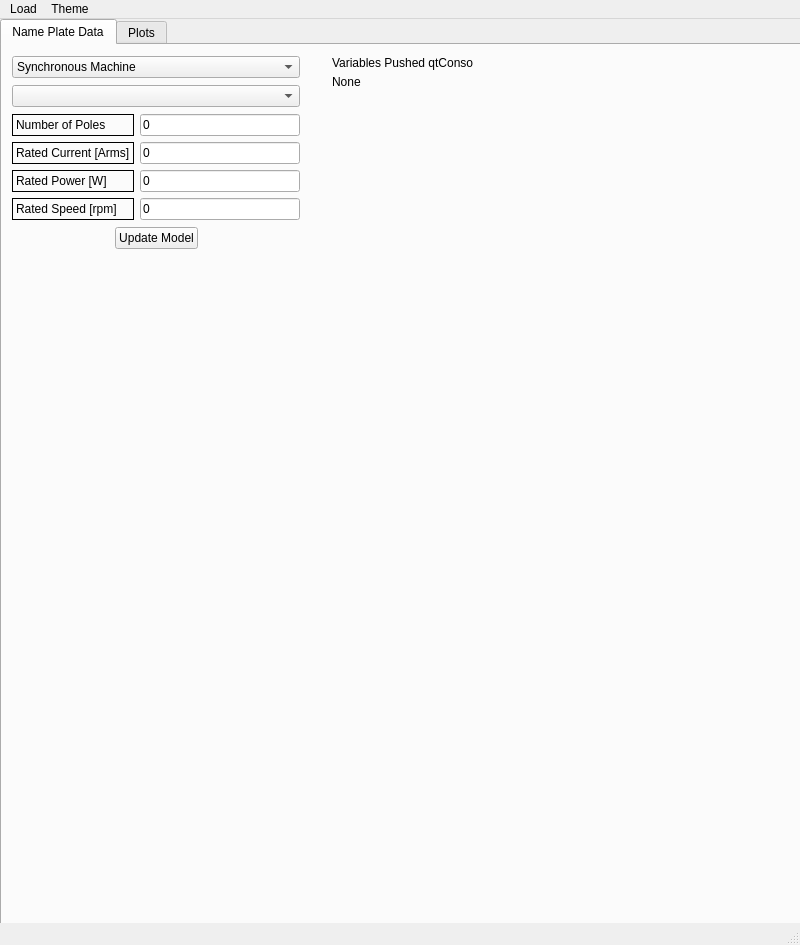
<?xml version="1.0" encoding="UTF-8"?>
<ui version="4.0">
 <class>MainWindow</class>
 <widget class="QMainWindow" name="MainWindow">
  <property name="geometry">
   <rect>
    <x>0</x>
    <y>0</y>
    <width>800</width>
    <height>945</height>
   </rect>
  </property>
  <property name="windowTitle">
   <string>MainWindow</string>
  </property>
  <property name="styleSheet">
   <string notr="true"/>
  </property>
  <widget class="QWidget" name="centralwidget">
   <widget class="QTabWidget" name="tabWidget">
    <property name="geometry">
     <rect>
      <x>0</x>
      <y>0</y>
      <width>801</width>
      <height>921</height>
     </rect>
    </property>
    <property name="currentIndex">
     <number>0</number>
    </property>
    <widget class="QWidget" name="tab">
     <attribute name="title">
      <string>Name Plate Data</string>
     </attribute>
     <widget class="QWidget" name="verticalLayoutWidget">
      <property name="geometry">
       <rect>
        <x>10</x>
        <y>10</y>
        <width>288</width>
        <height>199</height>
       </rect>
      </property>
      <layout class="QVBoxLayout" name="verticalLayout">
       <item>
        <widget class="QComboBox" name="comboBox_MachineType">
         <item>
          <property name="text">
           <string>Synchronous Machine</string>
          </property>
         </item>
         <item>
          <property name="text">
           <string>Induction Machine</string>
          </property>
         </item>
        </widget>
       </item>
       <item>
        <widget class="QComboBox" name="comboBox_MachineName"/>
       </item>
       <item>
        <layout class="QHBoxLayout" name="horizontalLayout">
         <item>
          <layout class="QVBoxLayout" name="verticalLayout_2">
           <item>
            <widget class="QLabel" name="label_npd">
             <property name="frameShape">
              <enum>QFrame::Panel</enum>
             </property>
             <property name="frameShadow">
              <enum>QFrame::Plain</enum>
             </property>
             <property name="text">
              <string>Number of Poles</string>
             </property>
            </widget>
           </item>
           <item>
            <widget class="QLabel" name="label_npd_2">
             <property name="frameShape">
              <enum>QFrame::Panel</enum>
             </property>
             <property name="text">
              <string>Rated Current [Arms]</string>
             </property>
            </widget>
           </item>
           <item>
            <widget class="QLabel" name="label_npd_3">
             <property name="frameShape">
              <enum>QFrame::Panel</enum>
             </property>
             <property name="text">
              <string>Rated Power [W]</string>
             </property>
            </widget>
           </item>
           <item>
            <widget class="QLabel" name="label_npd_4">
             <property name="frameShape">
              <enum>QFrame::Panel</enum>
             </property>
             <property name="text">
              <string>Rated Speed [rpm]</string>
             </property>
            </widget>
           </item>
          </layout>
         </item>
         <item>
          <layout class="QVBoxLayout" name="verticalLayout_3">
           <item>
            <widget class="QLineEdit" name="lineEdit_npp">
             <property name="text">
              <string>0</string>
             </property>
            </widget>
           </item>
           <item>
            <widget class="QLineEdit" name="lineEdit_RatedCurrent">
             <property name="text">
              <string>0</string>
             </property>
            </widget>
           </item>
           <item>
            <widget class="QLineEdit" name="lineEdit_RatedPower">
             <property name="text">
              <string>0</string>
             </property>
            </widget>
           </item>
           <item>
            <widget class="QLineEdit" name="lineEdit_RatedSpeed">
             <property name="text">
              <string>0</string>
             </property>
            </widget>
           </item>
          </layout>
         </item>
        </layout>
       </item>
       <item>
        <layout class="QHBoxLayout" name="horizontalLayout_4">
         <item>
          <spacer name="horizontalSpacer_3">
           <property name="orientation">
            <enum>Qt::Horizontal</enum>
           </property>
           <property name="sizeHint" stdset="0">
            <size>
             <width>40</width>
             <height>20</height>
            </size>
           </property>
          </spacer>
         </item>
         <item>
          <widget class="QPushButton" name="pushButton_updateModel">
           <property name="text">
            <string>Update Model</string>
           </property>
          </widget>
         </item>
         <item>
          <spacer name="horizontalSpacer_4">
           <property name="orientation">
            <enum>Qt::Horizontal</enum>
           </property>
           <property name="sizeHint" stdset="0">
            <size>
             <width>40</width>
             <height>20</height>
            </size>
           </property>
          </spacer>
         </item>
        </layout>
       </item>
      </layout>
     </widget>
     <widget class="ConsoleWidget" name="ConsoleWidget" native="true">
      <property name="enabled">
       <bool>true</bool>
      </property>
      <property name="geometry">
       <rect>
        <x>10</x>
        <y>220</y>
        <width>781</width>
        <height>661</height>
       </rect>
      </property>
     </widget>
     <widget class="QLabel" name="label_pushedVariables">
      <property name="geometry">
       <rect>
        <x>330</x>
        <y>30</y>
        <width>461</width>
        <height>101</height>
       </rect>
      </property>
      <property name="text">
       <string>None</string>
      </property>
      <property name="alignment">
       <set>Qt::AlignLeading|Qt::AlignLeft|Qt::AlignTop</set>
      </property>
     </widget>
     <widget class="QLabel" name="label_pushedVariables0">
      <property name="geometry">
       <rect>
        <x>330</x>
        <y>10</y>
        <width>141</width>
        <height>16</height>
       </rect>
      </property>
      <property name="text">
       <string>Variables Pushed qtConsole: </string>
      </property>
     </widget>
    </widget>
    <widget class="QWidget" name="tab_2">
     <attribute name="title">
      <string>Plots</string>
     </attribute>
     <widget class="QWidget" name="verticalLayoutWidget_2">
      <property name="geometry">
       <rect>
        <x>50</x>
        <y>20</y>
        <width>721</width>
        <height>831</height>
       </rect>
      </property>
      <layout class="QVBoxLayout" name="verticalLayout_inTab2">
       <item>
        <layout class="QHBoxLayout" name="horizontalLayout_2">
         <item>
          <spacer name="horizontalSpacer">
           <property name="orientation">
            <enum>Qt::Horizontal</enum>
           </property>
           <property name="sizeHint" stdset="0">
            <size>
             <width>40</width>
             <height>20</height>
            </size>
           </property>
          </spacer>
         </item>
         <item>
          <widget class="QPushButton" name="pushButton_getSignal">
           <property name="font">
            <font>
             <weight>75</weight>
             <bold>true</bold>
            </font>
           </property>
           <property name="text">
            <string>Generate
Signals</string>
           </property>
          </widget>
         </item>
         <item>
          <spacer name="horizontalSpacer_2">
           <property name="orientation">
            <enum>Qt::Horizontal</enum>
           </property>
           <property name="sizeHint" stdset="0">
            <size>
             <width>40</width>
             <height>20</height>
            </size>
           </property>
          </spacer>
         </item>
        </layout>
       </item>
       <item>
        <widget class="MplWidget" name="MplWidget" native="true"/>
       </item>
      </layout>
     </widget>
    </widget>
   </widget>
  </widget>
  <widget class="QMenuBar" name="menubar">
   <property name="geometry">
    <rect>
     <x>0</x>
     <y>0</y>
     <width>800</width>
     <height>21</height>
    </rect>
   </property>
   <widget class="QMenu" name="menuLoad">
    <property name="title">
     <string>Load</string>
    </property>
    <addaction name="actionLocate"/>
   </widget>
   <widget class="QMenu" name="menuTheme">
    <property name="title">
     <string>Theme</string>
    </property>
    <addaction name="actionDark"/>
    <addaction name="actionLight"/>
   </widget>
   <addaction name="menuLoad"/>
   <addaction name="menuTheme"/>
  </widget>
  <widget class="QStatusBar" name="statusbar"/>
  <action name="actionLocate">
   <property name="text">
    <string>Json File</string>
   </property>
  </action>
  <action name="actionDark">
   <property name="text">
    <string>Dark</string>
   </property>
  </action>
  <action name="actionLight">
   <property name="text">
    <string>Light</string>
   </property>
  </action>
 </widget>
 <customwidgets>
  <customwidget>
   <class>MplWidget</class>
   <extends>QWidget</extends>
   <header>mplwidget.h</header>
   <container>1</container>
  </customwidget>
  <customwidget>
   <class>ConsoleWidget</class>
   <extends>QWidget</extends>
   <header>consolewidget.h</header>
   <container>1</container>
  </customwidget>
 </customwidgets>
 <resources/>
 <connections/>
</ui>
